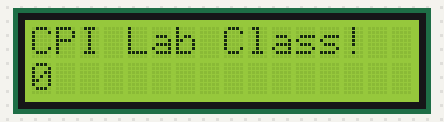
Bench run of a sketch on a simulated Arduino Uno, built with avr-gcc and run on an emulated ATmega328P. Shown: 16×2 character LCD.

Above: at 0.1 s.
At 4.1 s:
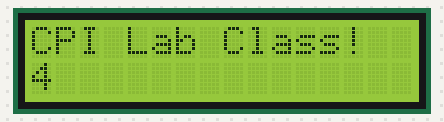
At 9.1 s:
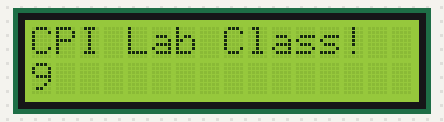
At 19.1 s:
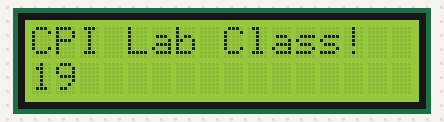
At 29.1 s:
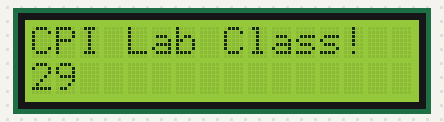
At 39.1 s:
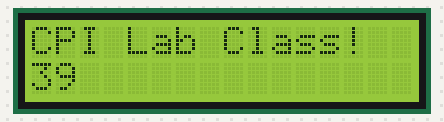

The sketch:

Create_a_circuit_which_show_a_message_in_LCD_display_system.ino
```cpp
#include <LiquidCrystal.h>
const int rs=9, en=8, d4=3, d5=2, d6=1, d7=0;
LiquidCrystal lcd(rs, en, d4, d5, d6, d7);
void setup() {
  lcd.begin(16,2);
  lcd.print("CPI Lab Class!");
}
void loop() {
  lcd.setCursor(0,1);
  lcd.print(millis()/1000);
}
```

Measured:
- what the display in image 1 shows lasts 1.0 s, from 4.0 s to 5.0 s
